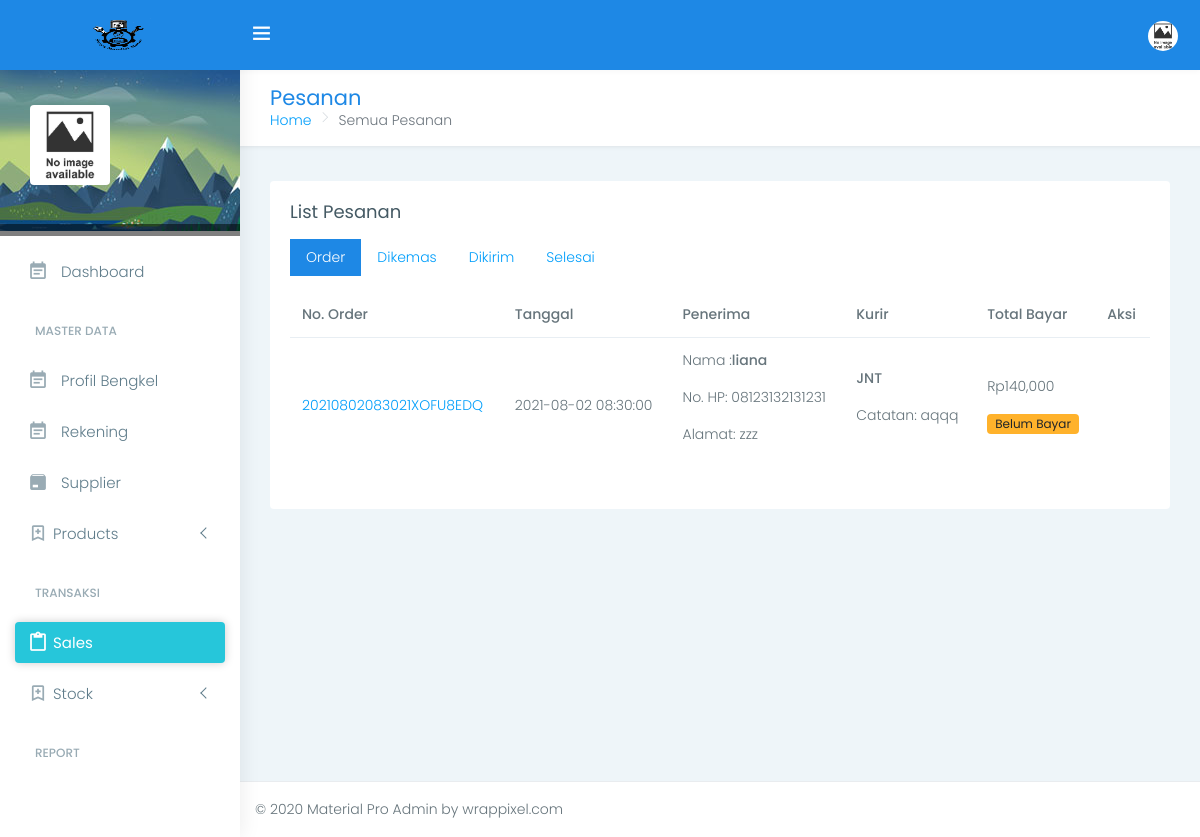
/index.php/orders/allorder, run on the app's committed database.
### tables this page shows
CREATE TABLE `salesheader` (
  `idsales` int(11) NOT NULL,
  `userid` int(11) NOT NULL,
  `total` int(11) NOT NULL,
  `idrekening` int(11) NOT NULL,
  `notes` text NOT NULL,
  `status` int(11) NOT NULL,
  `no_order` varchar(35) NOT NULL,
  `namapenerima` varchar(40) NOT NULL,
  `nohppenerima` varchar(15) NOT NULL,
  `alamat` text NOT NULL,
  `kurir` varchar(20) NOT NULL,
  `created_at` datetime NOT NULL,
  `updated_at` datetime DEFAULT NULL,
  `is_active` int(11) NOT NULL,
  `buktipembayaran` varchar(40) NOT NULL,
  `statusbayar` int(1) NOT NULL,
  `statusorder` int(1) NOT NULL,
  `catatanpembayaran` text NOT NULL,
  `noresi` varchar(15) NOT NULL
);

### application/controllers/Orders.php (called while the page is built, shortened)
<?php defined('BASEPATH') OR exit('No direct script access allowed');
class Orders extends CI_Controller {
    public function __construct(){
		$this->load->model('Barang_M', 'barang_model');
        $this->load->model('Rekening_M', 'rekening_model');
        $this->load->model('Order_M', 'order_model');
		$this->load->library('form_validation');
        $this->load->library('upload');
		$this->load->library('image_lib');
    }
    public function allorder(){
        $data = array(
            'active_menu' => 'order',
            'data_orderlist' => $this->order_model->getAllOrder()->result(),
            'data_processedOrderlist' => $this->order_model->getOrderByStatusOrder(null, 1)->result(),
            'data_terkirim' => $this->order_model->getOrderByStatusOrder(null, 2)->result(),
            'data_diterima' => $this->order_model->getOrderByStatusOrder(null, 3)->result()
        );
        $this->load->view('template', $data);
        $this->load->view('ecommerce/all-order', $data);
    }
}

### index.php (called while the page is built, shortened)
<?php
require_once BASEPATH.'core/CodeIgniter.php';

### application/models/Order_M.php (called while the page is built, shortened)
<?php
class Order_M extends CI_Model {
    public function getAllOrder($id = null){
        $this->db->select('a.*, b.namalengkap, c.namaakun, c.namabank, c.norek');
        $this->db->from('salesheader a');
        $this->db->join('users b', 'a.userid = b.userid');
        $this->db->join('rekening c', 'a.idrekening = c.idrekening');
        $this->db->where('a.statusorder', 0);
        $this->db->where('a.is_active', 1);
        $query = $this->db->get();
        return $query;
    }
    public function getOrderByStatusOrder($id = null, $statusorder = null){
        $this->db->select('a.*, b.namalengkap, c.namaakun, c.namabank, c.norek');
        $this->db->from('salesheader a');
        $this->db->join('users b', 'a.userid = b.userid');
        $this->db->join('rekening c', 'a.idrekening = c.idrekening');
        if($statusorder != null){
            $this->db->where('a.statusorder', $statusorder);
        }
        $this->db->where('a.is_active', 1);
        $query = $this->db->get();
        return $query;
    }
}

### application/views/ecommerce/all-order.php (the view, shortened to what this page needs)
    <div class="page-wrapper" style="display: block;">
            <div class="row page-titles">
                <div class="col-md-5 col-12 align-self-center">
                    <h3 class="text-themecolor mb-0">Pesanan</h3>
                    <ol class="breadcrumb mb-0 p-0 bg-transparent">
                        <li class="breadcrumb-item"><a href="javascript:void(0)">Home</a></li>
                        <li class="breadcrumb-item active">Semua Pesanan</li>
                    </ol>
                </div>
            </div>
            <div class="container-fluid">
                <div class="row">
                    <div class="col-md-12">
                        <div class="card">
                            <div class="card-body">
                                <h4 class="card-title mb-3">List Pesanan</h4>
                                <ul class="nav nav-pills bg-nav-pills mb-3">
                                    <li class="nav-item">
                                        <a href="#order1" data-toggle="tab" aria-expanded="false" class="nav-link rounded-0 active">
                                            <span class="d-none d-lg-block">Order</span>
                                        </a>
                                    </li>
                                    <li class="nav-item">
                                        <a href="#proses1" data-toggle="tab" aria-expanded="true" class="nav-link rounded-0 ">
                                            <span class="d-none d-lg-block">Dikemas</span>
                                        </a>
                                    </li>
                                    <li class="nav-item">
                                        <a href="#kirim1" data-toggle="tab" aria-expanded="false" class="nav-link rounded-0">
                                            <span class="d-none d-lg-block">Dikirim</span>
                                        </a>
                                    </li>
                                    <li class="nav-item">
                                        <a href="#selesai1" data-toggle="tab" aria-expanded="false" class="nav-link rounded-0">
                                            <span class="d-none d-lg-block">Selesai</span>
                                        </a>
                                    </li>
                                </ul>
                                <div class="tab-content">
                                    <div class="tab-pane show active" id="order1">
                                        <div class="table-responsive no-wrap">
                                            <table class="table product-overview v-middle">
                                                <thead>
                                                    <tr>
                                                        <th class="border-0">No. Order</th>
                                                        <th class="border-0">Tanggal</th>
                                                        <th class="border-0">Penerima</th>
                                                        <th class="border-0">Kurir</th>
                                                        <th class="border-0">Total Bayar</th>
                                                        <th class="border-0">Aksi</th>
                                                    </tr>
                                                </thead>
                                                <tbody>
                                                <?php foreach ($data_orderlist as $key => $value) { ?>
                                                    <tr>
                                                        <td><a href="<?=site_url('orders/detailPesanan/'.$value->no_order)?>"><?=$value->no_order?></a></td>
                                                        <td><?=$value->created_at?></td>
                                                        <td>
                                                             <p>Nama :<strong><?=$value->namapenerima?></p></strong>
                                                            <p>No. HP: <?=$value->nohppenerima?></p>
                                                            <p>Alamat: <?=$value->alamat?></p>
                                                        </td>
                                                        <td>
                                                            <p><strong><?=$value->kurir?></p></strong>
                                                            <p>Catatan: <?=$value->notes?></p>
                                                        </td>
                                                        <td>
                                                           <p>Rp<?=number_format($value->total)?></p>
                                                            <?php if ($value->statusbayar == 0 ) { ?>
                                                                <span class="px-2 py-1 badge badge-warning font-weight-100">Belum Bayar</span>
                                                            <?php } else if ($value->statusbayar ==1) { ?>
                                                                <span class="px-2 py-1 badge badge-warning font-weight-100">Menunggu Konfirmasi</span>
                                                            <?php } else if ($value->statusbayar == 2) { ?>
                                                                <span class="px-2 py-1 badge badge-warning font-weight-100">Rejected</span>
                                                            <?php } else if ($value->statusbayar == 3) { ?>
                                                                <span class="px-2 py-1 badge badge-success font-weight-100">Accepted</span>
                                                            <?php } ?>
                                                        </td>
                                                        <td>
                                                        </td>
                                                    </tr>
                                                <?php }?>
                                                </tbody>
                                            </table>
                                        </div>
                                    </div>
                                </div>
                            </div>
                        </div>
                    </div>
                </div>
            </div>
            <footer class="footer">
                © 2020 Material Pro Admin by wrappixel.com
            </footer>
        </div>
</body>
</html>

### data on the page
salesheader: no_order "20210802083021XOFU8EDQ", created_at "2021-08-02 08:30:00", namapenerima "liana", nohppenerima "08123132131231", alamat "zzz", kurir "JNT", notes "aqqq", total "140,000", statusbayar "Belum Bayar"
